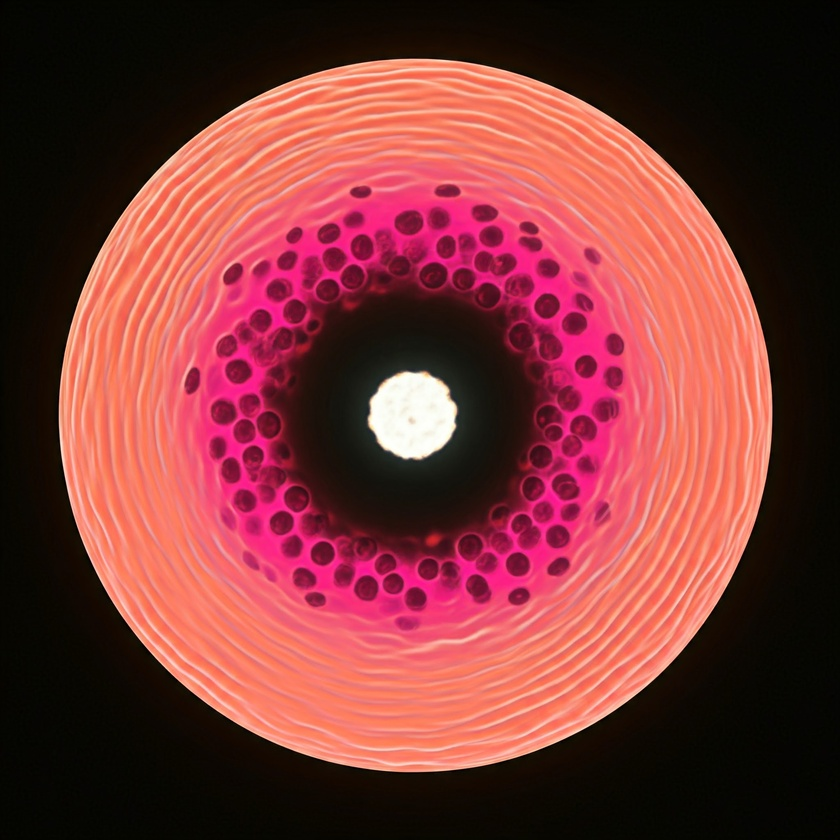
#> input picture data/photos/cell100.jpg, 840 x 840 px, shrunk from 2048 x 2048 before the run
$ jupyter execute types_of_color_spaces.ipynb
#> lines starting #> are read from the running program, lines starting #| are printed output that depends on the picture
# ColorSpaces

there are different types of color spaces like, GRAY, HSV, BGR, RGB and more.

[cell 1]
import cv2 as cv
import numpy as np
import matplotlib.pyplot as plt

## Helper function

this function converts the image to rbg.

[cell 2]
def display_img_in_rgb(image, title='image'):
    rgb_img = cv.cvtColor(image, cv.COLOR_BGR2RGB)
    plt.imshow(rgb_img)
    plt.title(title)
    plt.axis('off')
    plt.show()

[cell 3]
img = cv.imread('../data/photos/cell100.jpg')
#> img is the input picture: shape (840, 840, 3); mean B, G, R 55.5, 55.8, 122.1
display_img_in_rgb(img, title="original image")

## BGR2GRAY

[cell 4]
gray_img = cv.cvtColor(img, cv.COLOR_RGB2GRAY)
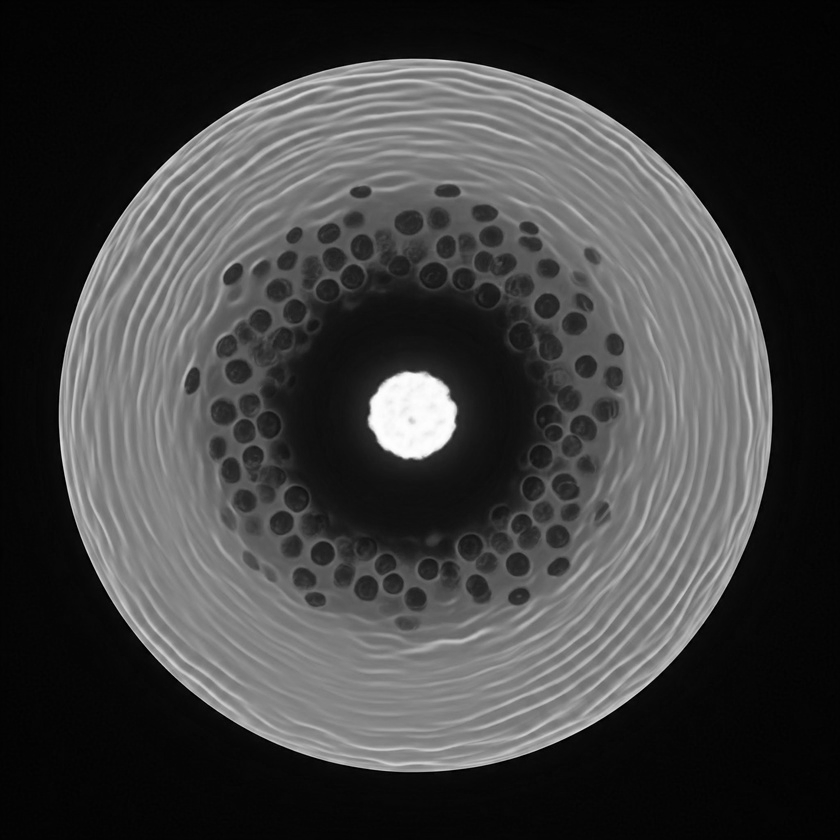
#> gray_img: shape (840, 840); min 1, max 254, mean 63.3
display_img_in_rgb(gray_img, 'gray image')

## to HSV

HSV is Hue saturation value

it is how the we humans percive color.

[cell 5]
hsv_img = cv.cvtColor(img, cv.COLOR_RGB2HSV)
#> hsv_img: shape (840, 840, 3); mean H, S, V 109.5, 181.2, 122.2
display_img_in_rgb(hsv_img, 'hsv image')
#> in display_img_in_rgb (call 3), `rgb_img = cv.cvtColor(image, cv.COLOR_BGR2RGB)`: rgb_img: shape (840, 840, 3); mean H, S, V 122.2, 181.2, 109.5

## LAB

[cell 6]
lab_img = cv.cvtColor(img, cv.COLOR_RGB2LAB)
#> lab_img: shape (840, 840, 3); mean of channels 0, 1, 2 67.9, 145.9, 94.8
display_img_in_rgb(lab_img, 'lab image')
#> in display_img_in_rgb (call 4), `rgb_img = cv.cvtColor(image, cv.COLOR_BGR2RGB)`: rgb_img: shape (840, 840, 3); mean of channels 0, 1, 2 94.8, 145.9, 67.9

## HSV2RGB

[cell 7]
hsv_bgr = cv.cvtColor(hsv_img, cv.COLOR_HSV2RGB)

fig,ax = plt.subplots(1,2)

ax[0] = display_img_in_rgb(hsv_img, 'hsv image')

ax[1] = display_img_in_rgb(hsv_bgr, 'hsv 2 rgb')

[cell 8]
lab_rgb = cv.cvtColor(lab_img, cv.COLOR_LAB2RGB)

fig,ax = plt.subplots(1,2)

ax[0].imshow(lab_img)
ax[0].set_title('LAB image')
ax[1] = display_img_in_rgb(lab_rgb, 'LAB2RGB')
#> in display_img_in_rgb (call 7), `plt.show()`:
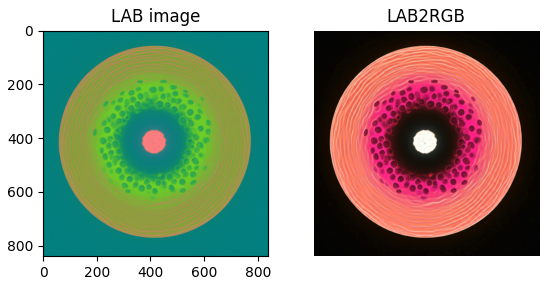
#> figure drawn by matplotlib, 2 panels

plt.show()

$ run again, with data/photos/cell1.jpg copied over data/photos/cell100.jpg
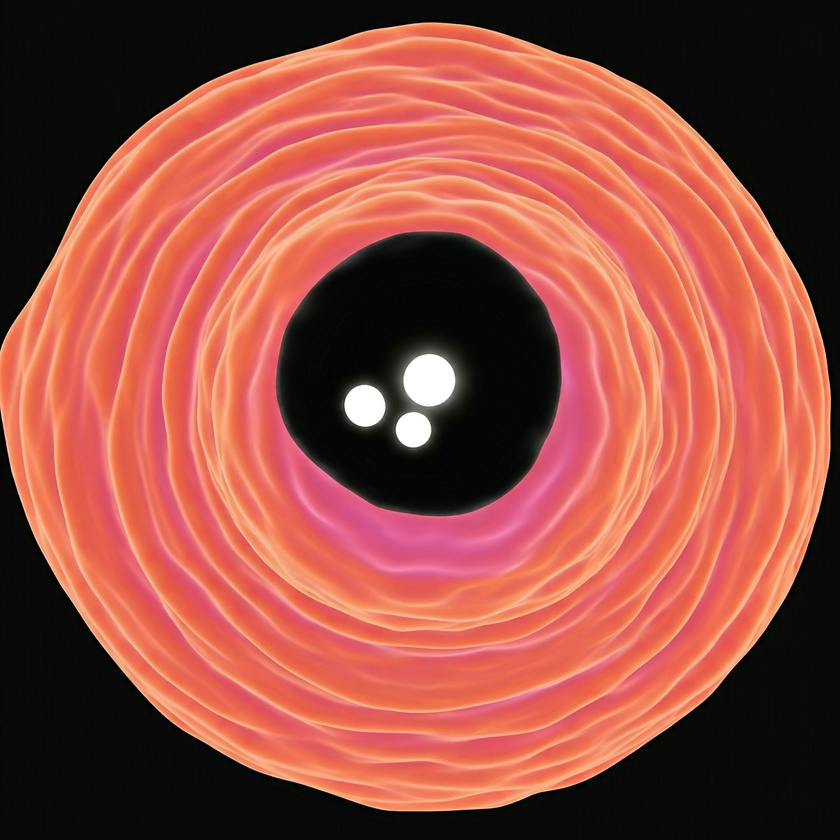
#> input picture data/photos/cell1.jpg, 840 x 840 px, shrunk from 2048 x 2048 before the run
#> img is the input picture: shape (840, 840, 3); mean B, G, R 66.4, 77.8, 151.7
#> `gray_img = cv.cvtColor(img, cv.COLOR_RGB2GRAY)`:
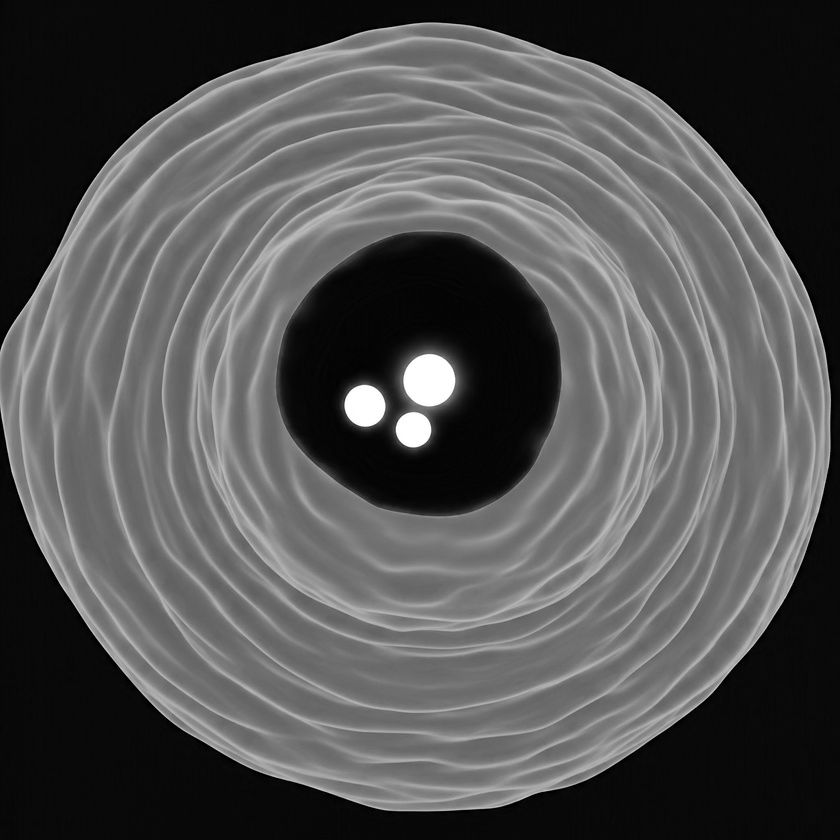
#> gray_img: shape (840, 840); min 0, max 255, mean 82.8
#> hsv_img: shape (840, 840, 3); mean H, S, V 80.3, 103, 151.8
#> rgb_img: shape (840, 840, 3); mean H, S, V 151.8, 103, 80.3
#> lab_img: shape (840, 840, 3); mean of channels 0, 1, 2 89.4, 145.6, 89.4
#> rgb_img: shape (840, 840, 3); mean of channels 0, 1, 2 89.4, 145.6, 89.4
#> in display_img_in_rgb (call 7), `plt.show()`:
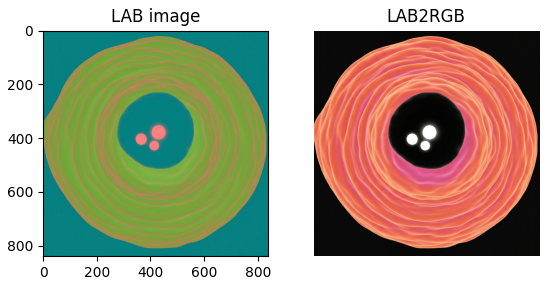
#> figure drawn by matplotlib, 2 panels

$ run again, with data/photos/cell2.jpg copied over data/photos/cell100.jpg
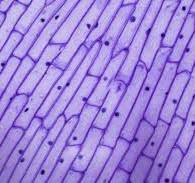
#> input picture data/photos/cell2.jpg, 195 x 183 px
#> img is the input picture: shape (183, 195, 3); mean B, G, R 217.8, 134, 159.1
#> `gray_img = cv.cvtColor(img, cv.COLOR_RGB2GRAY)`:
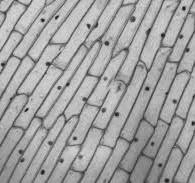
#> gray_img: shape (183, 195); min 24, max 225, mean 161.9
#> hsv_img: shape (183, 195, 3); mean H, S, V 171, 101.5, 217.8
#> rgb_img: shape (183, 195, 3); mean H, S, V 217.8, 101.5, 171
#> lab_img: shape (183, 195, 3); mean of channels 0, 1, 2 166.8, 163.2, 128.9
#> rgb_img: shape (183, 195, 3); mean of channels 0, 1, 2 128.9, 163.2, 166.8
#> in display_img_in_rgb (call 7), `plt.show()`:
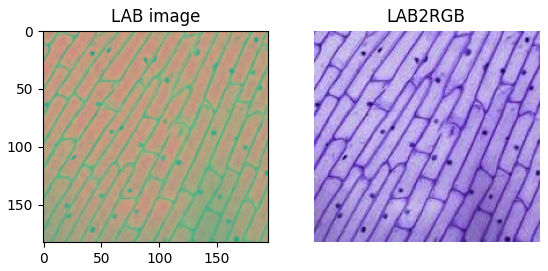
#> figure drawn by matplotlib, 2 panels
